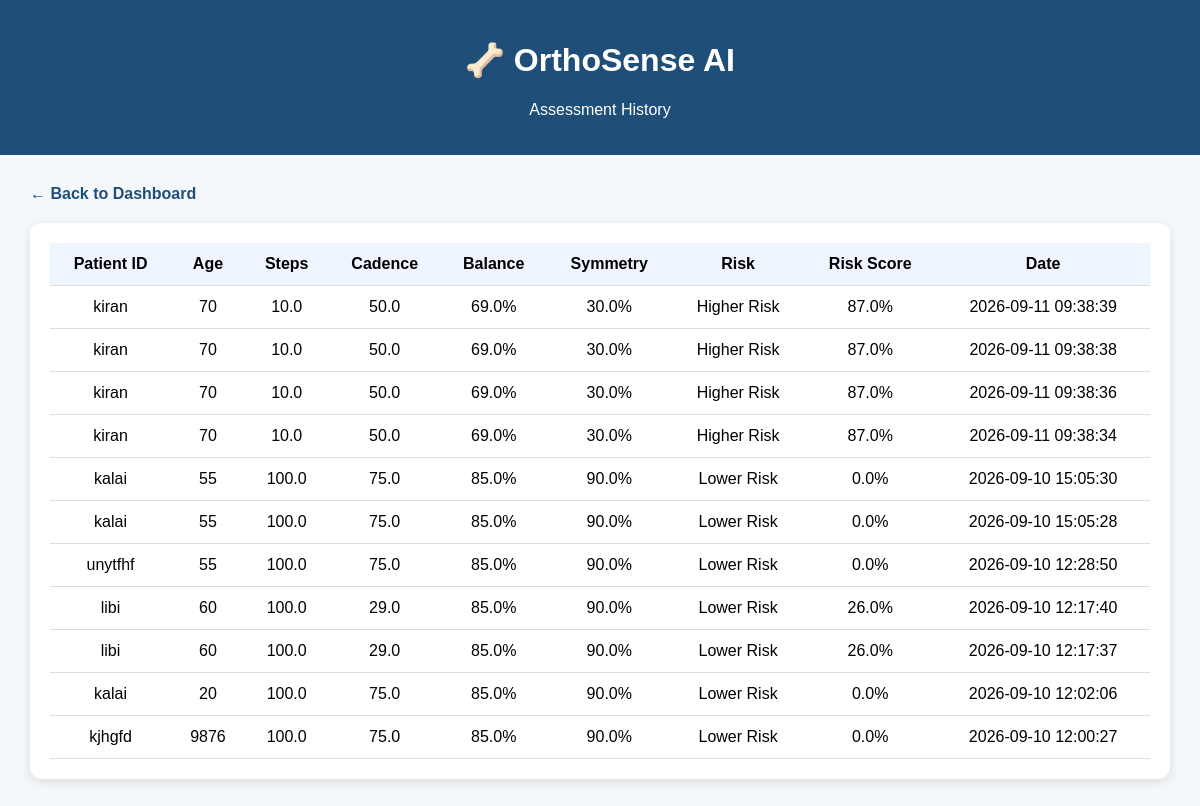
Before: /history with the older database file.
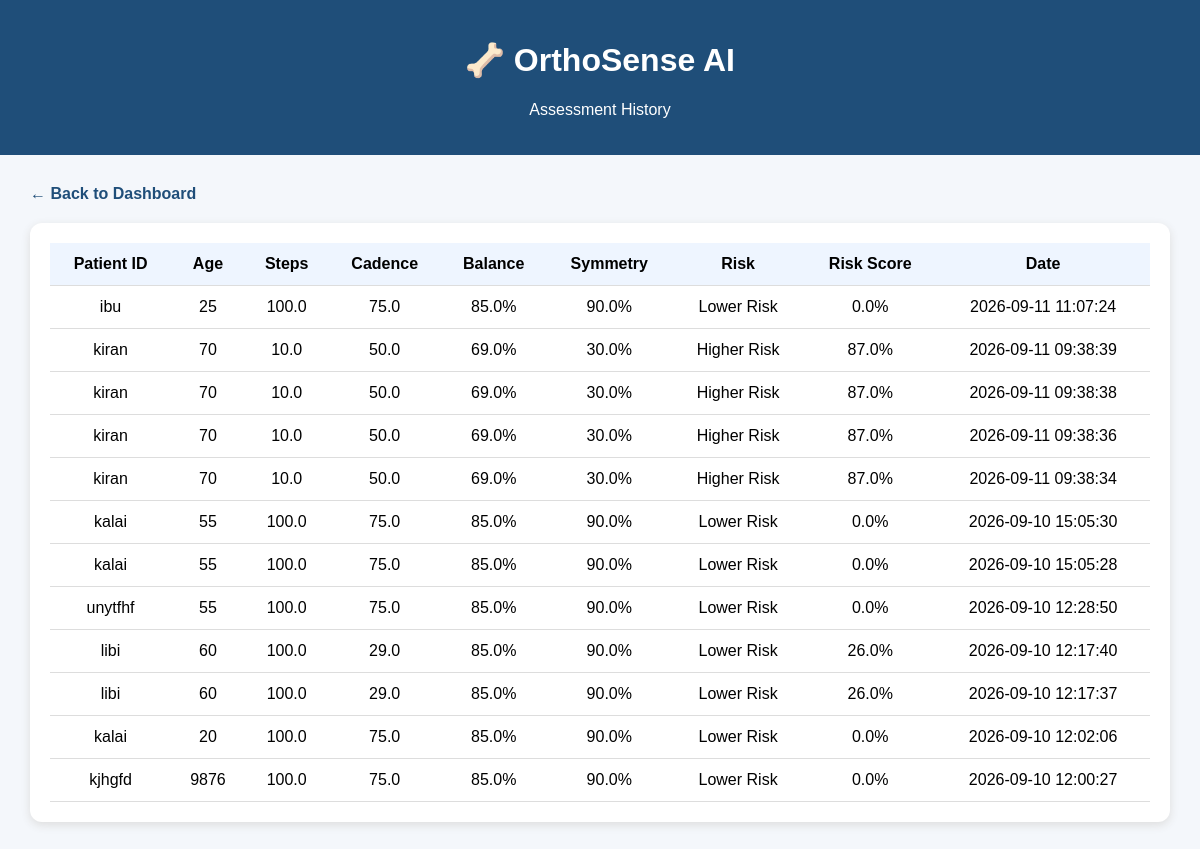
After: the same page with the newer database file.
### tables this page shows
CREATE TABLE assessments (
            id INTEGER PRIMARY KEY AUTOINCREMENT,
            patient_id TEXT,
            age INTEGER,
            step_count REAL,
            cadence REAL,
            balance REAL,
            symmetry REAL,
            risk TEXT,
            risk_score REAL,
            movement_quality REAL,
            created_at TEXT
        );

### app.py (the view)
@app.route("/history")
def history():
    conn = sqlite3.connect("ortho_data.db")
    conn.row_factory = sqlite3.Row
    records = conn.execute("""
        SELECT *
        FROM assessments
        ORDER BY id DESC
    """).fetchall()
    conn.close()
    return render_template(
        "history.html",
        records=records
    )

### templates/history.html (shortened to what this page needs)
<!DOCTYPE html>
<html>
<head>
</head>
<body>
<header>
    <h1>🦴 OrthoSense AI</h1>
    <p>Assessment History</p>
</header>
<div class="container">
    <a href="/">← Back to Dashboard</a>
    <div class="card">
        <table>
            <tr>
                <th>Patient ID</th>
                <th>Age</th>
                <th>Steps</th>
                <th>Cadence</th>
                <th>Balance</th>
                <th>Symmetry</th>
                <th>Risk</th>
                <th>Risk Score</th>
                <th>Date</th>
            </tr>
            {% for record in records %}
            <tr>
                <td>{{ record.patient_id }}</td>
                <td>{{ record.age }}</td>
                <td>{{ record.step_count }}</td>
                <td>{{ record.cadence }}</td>
                <td>{{ record.balance }}%</td>
                <td>{{ record.symmetry }}%</td>
                <td>{{ record.risk }}</td>
                <td>{{ record.risk_score }}%</td>
                <td>{{ record.created_at }}</td>
            </tr>
            {% endfor %}
        </table>
    </div>
</div>
</body>
</html>

### templates/history.html (style rules this page uses)
body { font-family: Arial, sans-serif; background: #f4f7fb; margin: 0; }
header { background: #1f4e79; color: white; padding: 20px; text-align: center; }
.container { width: 95%; max-width: 1200px; margin: 30px auto; }
.card { background: white; padding: 20px; border-radius: 12px; box-shadow: 0 3px 10px #ddd; overflow-x: auto; }
table { width: 100%; border-collapse: collapse; }
th, td { padding: 12px; border-bottom: 1px solid #ddd; text-align: center; }
th { background: #eef5ff; }
a { display: inline-block; margin-bottom: 20px; text-decoration: none; color: #1f4e79; font-weight: bold; }

Changed rows visible on the page:
added assessments: patient_id "ibu", age "25", step_count "100.0", cadence "75.0", balance "85.0", symmetry "90.0", risk "Lower Risk", risk_score "0.0", created_at "2026-09-11 11:07:24"
